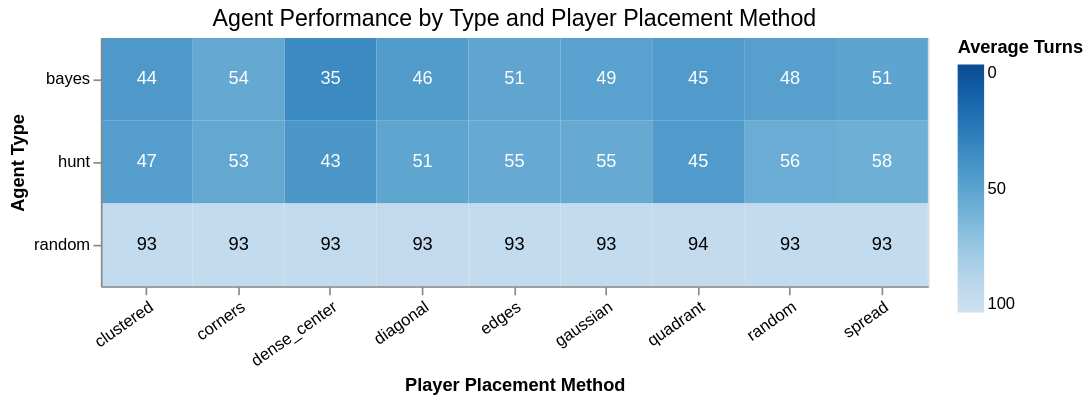

Notebook code for this chart:
### Code cell
def chart_title(text: str) -> alt.TitleParams:
    return alt.TitleParams(text, fontSize=14, fontWeight="normal", anchor="middle")


# Heatmap: agent win rate by agent type x player placement method
heatmap = (
    alt.Chart(summary)
    .mark_rect()
    .encode(
        x=alt.X(
            "placement_method:N",
            sort=PLACEMENT_ORDER,
            title="Player Placement Method",
            axis=alt.Axis(labelAngle=-35),
        ),
        y=alt.Y("agent_type:N", sort=AGENT_TYPES, title="Agent Type"),
        color=alt.Color(
            "avg_turns:Q",
            title="Average Turns",
            scale=alt.Scale(scheme="blues", domain=[100, 0]),
        ),
        tooltip=[
            alt.Tooltip("agent_type:N", title="Agent"),
            alt.Tooltip("placement_method:N", title="Placement"),
            alt.Tooltip("win_rate_pct:Q", title="Win Rate (%)", format=".1f"),
            alt.Tooltip("avg_turns:Q", title="Avg Turns", format=".1f"),
        ],
    )
    .properties(
        title=chart_title("Agent Performance by Type and Player Placement Method"),
        width=500,
        height=150,
    )
)

labels = (
    alt.Chart(summary)
    .mark_text(fontSize=11)
    .encode(
        x=alt.X("placement_method:N", sort=PLACEMENT_ORDER),
        y=alt.Y("agent_type:N", sort=AGENT_TYPES),
        text=alt.Text("avg_turns:Q", format=".0f"),
        color=alt.condition(
            alt.datum.avg_turns < 60,
            alt.value("white"),
            alt.value("black"),
        ),
    )
)

c = heatmap + labels
c.save(IMG_DIR / "win_rate_heatmap.png")
c.show()

### Figure 1 — Vega specification as saved in the notebook (floating-point values rounded to 4 significant figures)
{"$schema": "https://vega.github.io/schema/vega/v6.json", "data": [{"name": "source_0", "values": [{"agent_type": "bayes", "avg_turns": 44.0, "placement_method": "clustered", "win_rate_pct": 100.0, "x_placement_method_sort_index": 9.0, "y_agent_type_sort_index": 3.0}, {"agent_type": "bayes", "avg_turns": 53.8, "placement_method": "corners", "win_rate_pct": 100.0, "x_placement_method_sort_index": 9.0, "y_agent_type_sort_index": 3.0}, {"agent_type": "bayes", "avg_turns": 35.1, "placement_method": "dense_center", "win_rate_pct": 100.0, "x_placement_method_sort_index": 9.0, "y_agent_type_sort_index": 3.0}, {"agent_type": "bayes", "avg_turns": 45.9, "placement_method": "diagonal", "win_rate_pct": 100.0, "x_placement_method_sort_index": 9.0, "y_agent_type_sort_index": 3.0}, {"agent_type": "bayes", "avg_turns": 51.4, "placement_method": "edges", "win_rate_pct": 100.0, "x_placement_method_sort_index": 9.0, "y_agent_type_sort_index": 3.0}, {"agent_type": "bayes", "avg_turns": 48.9, "placement_method": "gaussian", "win_rate_pct": 100.0, "x_placement_method_sort_index": 9.0, "y_agent_type_sort_index": 3.0}, {"agent_type": "bayes", "avg_turns": 45.1, "placement_method": "quadrant", "win_rate_pct": 100.0, "x_placement_method_sort_index": 9.0, "y_agent_type_sort_index": 3.0}, {"agent_type": "bayes", "avg_turns": 48.3, "placement_method": "random", "win_rate_pct": 100.0, "x_placement_method_sort_index": 9.0, "y_agent_type_sort_index": 3.0}, {"agent_type": "bayes", "avg_turns": 50.8, "placement_method": "spread", "win_rate_pct": 100.0, "x_placement_method_sort_index": 9.0, "y_agent_type_sort_index": 3.0}, {"agent_type": "hunt", "avg_turns": 47.3, "placement_method": "clustered", "win_rate_pct": 100.0, "x_placement_method_sort_index": 9.0, "y_agent_type_sort_index": 3.0}, {"agent_type": "hunt", "avg_turns": 53.0, "placement_method": "corners", "win_rate_pct": 100.0, "x_placement_method_sort_index": 9.0, "y_agent_type_sort_index": 3.0}, {"agent_type": "hunt", "avg_turns": 42.9, "placement_method": "dense_center", "win_rate_pct": 100.0, "x_placement_method_sort_index": 9.0, "y_agent_type_sort_index": 3.0}, {"agent_type": "hunt", "avg_turns": 51.3, "placement_method": "diagonal", "win_rate_pct": 100.0, "x_placement_method_sort_index": 9.0, "y_agent_type_sort_index": 3.0}, {"agent_type": "hunt", "avg_turns": 54.5, "placement_method": "edges", "win_rate_pct": 100.0, "x_placement_method_sort_index": 9.0, "y_agent_type_sort_index": 3.0}, {"agent_type": "hunt", "avg_turns": 54.5, "placement_method": "gaussian", "win_rate_pct": 100.0, "x_placement_method_sort_index": 9.0, "y_agent_type_sort_index": 3.0}, {"agent_type": "hunt", "avg_turns": 45.0, "placement_method": "quadrant", "win_rate_pct": 100.0, "x_placement_method_sort_index": 9.0, "y_agent_type_sort_index": 3.0}, {"agent_type": "hunt", "avg_turns": 56.1, "placement_method": "random", "win_rate_pct": 100.0, "x_placement_method_sort_index": 9.0, "y_agent_type_sort_index": 3.0}, {"agent_type": "hunt", "avg_turns": 57.8, "placement_method": "spread", "win_rate_pct": 100.0, "x_placement_method_sort_index": 9.0, "y_agent_type_sort_index": 3.0}, {"agent_type": "random", "avg_turns": 93.2, "placement_method": "clustered", "win_rate_pct": 50.0, "x_placement_method_sort_index": 9.0, "y_agent_type_sort_index": 3.0}, {"agent_type": "random", "avg_turns": 93.1, "placement_method": "corners", "win_rate_pct": 51.0, "x_placement_method_sort_index": 9.0, "y_agent_type_sort_index": 3.0}, {"agent_type": "random", "avg_turns": 92.5, "placement_method": "dense_center", "win_rate_pct": 58.0, "x_placement_method_sort_index": 9.0, "y_agent_type_sort_index": 3.0}, {"agent_type": "random", "avg_turns": 92.7, "placement_method": "diagonal", "win_rate_pct": 60.0, "x_placement_method_sort_index": 9.0, "y_agent_type_sort_index": 3.0}, {"agent_type": "random", "avg_turns": 93.1, "placement_method": "edges", "win_rate_pct": 58.0, "x_placement_method_sort_index": 9.0, "y_agent_type_sort_index": 3.0}, {"agent_type": "random", "avg_turns": 92.8, "placement_method": "gaussian", "win_rate_pct": 51.0, "x_placement_method_sort_index": 9.0, "y_agent_type_sort_index": 3.0}, {"agent_type": "random", "avg_turns": 93.8, "placement_method": "quadrant", "win_rate_pct": 53.0, "x_placement_method_sort_index": 9.0, "y_agent_type_sort_index": 3.0}, {"agent_type": "random", "avg_turns": 93.0, "placement_method": "random", "win_rate_pct": 48.0, "x_placement_method_sort_index": 9.0, "y_agent_type_sort_index": 3.0}, {"agent_type": "random", "avg_turns": 93.1, "placement_method": "spread", "win_rate_pct": 57.0, "x_placement_method_sort_index": 9.0, "y_agent_type_sort_index": 3.0}]}, {"name": "data_0", "values": [{"agent_type": "bayes", "avg_turns": 44.0, "placement_method": "clustered", "win_rate_pct": 100.0}, {"agent_type": "bayes", "avg_turns": 53.8, "placement_method": "corners", "win_rate_pct": 100.0}, {"agent_type": "bayes", "avg_turns": 35.1, "placement_method": "dense_center", "win_rate_pct": 100.0}, {"agent_type": "bayes", "avg_turns": 45.9, "placement_method": "diagonal", "win_rate_pct": 100.0}, {"agent_type": "bayes", "avg_turns": 51.4, "placement_method": "edges", "win_rate_pct": 100.0}, {"agent_type": "bayes", "avg_turns": 48.9, "placement_method": "gaussian", "win_rate_pct": 100.0}, {"agent_type": "bayes", "avg_turns": 45.1, "placement_method": "quadrant", "win_rate_pct": 100.0}, {"agent_type": "bayes", "avg_turns": 48.3, "placement_method": "random", "win_rate_pct": 100.0}, {"agent_type": "bayes", "avg_turns": 50.8, "placement_method": "spread", "win_rate_pct": 100.0}, {"agent_type": "hunt", "avg_turns": 47.3, "placement_method": "clustered", "win_rate_pct": 100.0}, {"agent_type": "hunt", "avg_turns": 53.0, "placement_method": "corners", "win_rate_pct": 100.0}, {"agent_type": "hunt", "avg_turns": 42.9, "placement_method": "dense_center", "win_rate_pct": 100.0}, {"agent_type": "hunt", "avg_turns": 51.3, "placement_method": "diagonal", "win_rate_pct": 100.0}, {"agent_type": "hunt", "avg_turns": 54.5, "placement_method": "edges", "win_rate_pct": 100.0}, {"agent_type": "hunt", "avg_turns": 54.5, "placement_method": "gaussian", "win_rate_pct": 100.0}, {"agent_type": "hunt", "avg_turns": 45.0, "placement_method": "quadrant", "win_rate_pct": 100.0}, {"agent_type": "hunt", "avg_turns": 56.1, "placement_method": "random", "win_rate_pct": 100.0}, {"agent_type": "hunt", "avg_turns": 57.8, "placement_method": "spread", "win_rate_pct": 100.0}, {"agent_type": "random", "avg_turns": 93.2, "placement_method": "clustered", "win_rate_pct": 50.0}, {"agent_type": "random", "avg_turns": 93.1, "placement_method": "corners", "win_rate_pct": 51.0}, {"agent_type": "random", "avg_turns": 92.5, "placement_method": "dense_center", "win_rate_pct": 58.0}, {"agent_type": "random", "avg_turns": 92.7, "placement_method": "diagonal", "win_rate_pct": 60.0}, {"agent_type": "random", "avg_turns": 93.1, "placement_method": "edges", "win_rate_pct": 58.0}, {"agent_type": "random", "avg_turns": 92.8, "placement_method": "gaussian", "win_rate_pct": 51.0}, {"agent_type": "random", "avg_turns": 93.8, "placement_method": "quadrant", "win_rate_pct": 53.0}, {"agent_type": "random", "avg_turns": 93.0, "placement_method": "random", "win_rate_pct": 48.0}, {"agent_type": "random", "avg_turns": 93.1, "placement_method": "spread", "win_rate_pct": 57.0}]}, {"name": "source_0_x_domain_placement_method", "values": [{"placement_method": "clustered", "sort_field": 9.0}, {"placement_method": "corners", "sort_field": 9.0}, {"placement_method": "dense_center", "sort_field": 9.0}, {"placement_method": "diagonal", "sort_field": 9.0}, {"placement_method": "edges", "sort_field": 9.0}, {"placement_method": "gaussian", "sort_field": 9.0}, {"placement_method": "quadrant", "sort_field": 9.0}, {"placement_method": "random", "sort_field": 9.0}, {"placement_method": "spread", "sort_field": 9.0}]}, {"name": "source_0_y_domain_agent_type", "values": [{"agent_type": "bayes", "sort_field": 3.0}, {"agent_type": "hunt", "sort_field": 3.0}, {"agent_type": "random", "sort_field": 3.0}]}], "marks": [{"type": "rect", "name": "layer_0_marks", "from": {"data": "data_0"}, "encode": {"update": {"y": {"field": "agent_type", "scale": "y"}, "tooltip": {"signal": "{\"Agent\": isValid(datum[\"agent_type\"]) ? isArray(datum[\"agent_type\"]) ? join(datum[\"agent_type\"], '\\n') : datum[\"agent_type\"] : \"\"+datum[\"agent_type\"], \"Placement\": isValid(datum[\"placement_method\"]) ? isArray(datum[\"placement_method\"]) ? join(datum[\"placement_method\"], '\\n') : datum[\"placement_method\"] : \"\"+datum[\"placement_method\"], \"Win Rate (%)\": format(datum[\"win_rate_pct\"], \".1f\"), \"Avg Turns\": format(datum[\"avg_turns\"], \".1f\")}"}, "x": {"field": "placement_method", "scale": "x"}, "fill": {"field": "avg_turns", "scale": "color"}, "width": {"signal": "max(0.25, bandwidth('x'))"}, "height": {"signal": "max(0.25, bandwidth('y'))"}}}, "style": ["rect"]}, {"type": "text", "name": "layer_1_marks", "from": {"data": "source_0"}, "encode": {"update": {"fill": [{"value": "white", "test": "(datum.avg_turns < 60)"}, {"value": "black"}], "x": {"field": "placement_method", "scale": "x", "band": 0.5}, "align": {"value": "center"}, "text": {"signal": "format(datum[\"avg_turns\"], \".0f\")"}, "fontSize": {"value": 11}, "y": {"field": "agent_type", "scale": "y", "band": 0.5}, "baseline": {"value": "middle"}}}, "style": ["text"]}], "scales": [{"name": "x", "type": "band", "domain": {"data": "source_0_x_domain_placement_method", "field": "placement_method", "sort": {"op": "max", "field": "sort_field"}}, "range": [0, {"signal": "width"}], "paddingOuter": 0, "paddingInner": 0}, {"name": "y", "type": "band", "domain": {"data": "source_0_y_domain_agent_type", "field": "agent_type", "sort": {"op": "max", "field": "sort_field"}}, "range": [0, {"signal": "height"}], "paddingOuter": 0, "paddingInner": 0}, {"name": "color", "type": "linear", "domain": [100, 0], "range": {"scheme": "blues"}, "interpolate": "hcl", "zero": false}], "axes": [{"scale": "x", "orient": "bottom", "title": "Player Placement Method", "grid": false, "labelBaseline": "top", "labelAngle": 325, "labelAlign": "right", "zindex": 1}, {"scale": "y", "title": "Agent Type", "grid": false, "zindex": 1, "orient": "left"}], "title": {"text": "Agent Performance by Type and Player Placement Method", "anchor": "middle", "frame": "group", "fontSize": 14, "fontWeight": "normal"}, "background": "white", "legends": [{"title": "Average Turns", "fill": "color", "gradientLength": {"signal": "clamp(height, 64, 200)"}}], "padding": 5, "width": 500, "height": 150, "style": "cell"}
